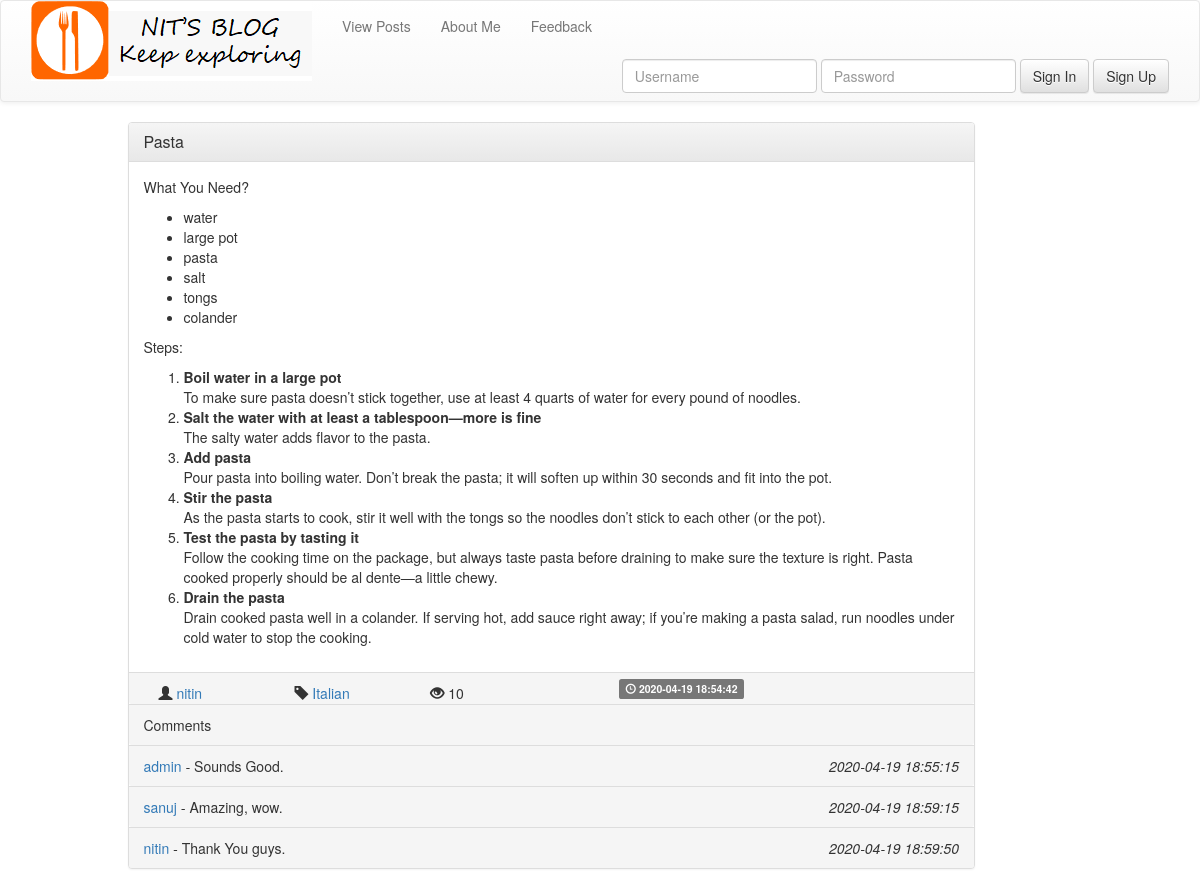
The page /posts/post.php?id=21 on the database its author committed.
### tables this page shows
CREATE TABLE `posts` (
  `postID` int(11) NOT NULL,
  `postTitle` varchar(200) NOT NULL,
  `postDesc` varchar(10000) NOT NULL,
  `postTime` timestamp NOT NULL DEFAULT current_timestamp() ON UPDATE current_timestamp(),
  `postTag` varchar(40) NOT NULL,
  `postAuthor` varchar(40) NOT NULL
);

CREATE TABLE `user_post` (
  `postAuthor` varchar(40) NOT NULL,
  `postID` int(11) NOT NULL,
  `postLikes` int(11) NOT NULL DEFAULT 0,
  `postDisLikes` int(11) NOT NULL,
  `postComments` int(11) NOT NULL DEFAULT 0,
  `postViews` int(11) NOT NULL DEFAULT 0
);

CREATE TABLE `comments` (
  `postID` int(11) NOT NULL,
  `commentID` int(11) NOT NULL,
  `commentDesc` varchar(500) NOT NULL,
  `commentAuthor` varchar(500) NOT NULL,
  `commentTime` timestamp NOT NULL DEFAULT current_timestamp() ON UPDATE current_timestamp()
);

### include/url_posts.php (called while the page is built, shortened)
<?php
$index_url='../index.php';
$posts_url='posts.php';
$top_posts_url='../posts/topposts.php';
$login_url='../users/login.php';
$register_url='../users/register.php';
$contact_us_url='../users/contact_us.php';
include("../include/navbar.php");
include("../include/bootstrap_cdn.php");
?>

### include/algos.php (called while the page is built, shortened)
<?php
function increament_views($id , $author) {
  include("../db/dbconnect.php");
  $query="SELECT *
          FROM user_post
          WHERE postID='$id'
          ";
  $result=mysqli_query($conn , $query);
  if($result==true) {
      if(mysqli_num_rows($result) == 1) {
          while($row = mysqli_fetch_assoc($result)) {
              $views=$row['postViews'];
              $views = $views + 1;
              $query="UPDATE user_post
                      SET postViews='$views'
                      WHERE postID='$id'
                      ";
              $res=mysqli_query($conn , $query);
              return $row['postViews'];
          }
      }
  } else {
      echo "Failed to load views";
  }
}
return 0;
?>

### include/frame_comment.php (the view)
<div class="panel-footer">
      <span>
            <a href=<?php echo "../users/profile.php?user=".$comment['commentAuthor'];?> >
                <?php echo $comment['commentAuthor']; ?>
            </a>
            <i>-</i>
              <?php echo $comment['commentDesc']; ?>
      </span>
      <span>
          <span class="pull-right"><i><?php echo $comment['commentTime']; ?></i></span>
      </span>
</div>

### include/navbar.php (shortened to what this page needs)
<nav class="navbar navbar-default">
  <div class="container-fluid">
    <div class="navbar-header">
	  <a class="collapse navbar-collapse" href= <?php echo "$index_url" ?> ><img src="img/logo.png" alt="logo"> </a>
    </div>
    <div class="collapse navbar-collapse" id="bs-example-navbar-collapse-1">
      <ul class="nav navbar-nav">
        <li><a href=<?php echo $posts_url; ?> >
         View Posts
        </a></li>
		<li><a href=<?php echo $top_posts_url; ?>  >About Me</a></li>
        <li><a href=<?php echo $contact_us_url; ?>  >Feedback</a></li>
      </ul>
      <ul class="nav navbar-nav navbar-right">
       <?php
            if(!isset($_SESSION['username'])) {
                include("loginform.php");
              }
            else {
                include("userdetail.php");
              }
       ?>
      </ul>
    </div>
  </div>
</nav>

### include/loginform.php
<form class="navbar-form navbar-left" action=<?php echo $login_url; ?> method="POST">
        <div class="form-group">
          	<input type="text" class="form-control" placeholder="Username" name="username">
        </div>
        <div class="form-group">
          	<input type="password" class="form-control" placeholder="Password" name="password">
        </div>
        <button type="submit" class="btn btn-default" name="submit">Sign In</button>
        <a href=<?php echo $register_url; ?> class="btn btn-default">Sign Up</a>
 </form>

### include/bootstrap_cdn.php (shortened to what this page needs)
<html>
<head>
<link rel="stylesheet" href="https://maxcdn.bootstrapcdn.com/bootstrap/3.3.5/css/bootstrap.min.css">
<link rel="stylesheet" href="https://maxcdn.bootstrapcdn.com/bootstrap/3.3.5/css/bootstrap-theme.min.css">
</head>
</html>

### posts/post.php (shortened to what this page needs)
<?php
include("../include/url_posts.php");
include_once("../include/algos.php");
	if(isset($_REQUEST['id'])) {
		$id=$_REQUEST['id'];
		$query="SELECT * FROM posts WHERE postID='$id'";
		$result=mysqli_query($conn , $query);
		if($post=mysqli_fetch_assoc($result)) {
				$id=$post['postID'];
				$title=$post['postTitle'];
				$desc=$post['postDesc'];
				$tags=$post['postTag'];
				$author=$post['postAuthor'];
				$time=$post['postTime'];
				$views=increament_views($id, $author);
				include("../include/frame_post.php");
		}
	}
?>

### include/frame_post.php (shortened to what this page needs)
<?php
	include_once("bootstrap_cdn.php");
?>
<div class="container">
		<div class="row">
			<div class="col-md-9 col-md-offset-1">
			<div class="panel panel-default">
		  		<div class="panel-heading">
		    		<h3 class="panel-title">
		    			<a href=<?php echo "post.php?id="; echo $id; ?> ><?php echo $title; ?></a>
		    		</h3>
		  		</div>
		  		<div class="panel-body">
						<?php
							echo $desc;
		    		?>
		  		</div>
		  		<div class="panel-footer">
						<span class="col-sm-2">
				  			<span class="glyphicon glyphicon-user" aria-hidden="true"></span>
				  			<a href=<?php echo "../users/profile.php?user="; echo $author; ?> >
										<?php echo $author?>
				  			</a>
					</span>
					<span class="col-sm-2">
							<span class="glyphicon glyphicon-tag" aria-hidden="true"></span>
			  			<a href=<?php echo "post.php?tags="; echo $tags; ?> >
									<?php echo $tags;?>
			  			</a>
					</span>
						<span class="col-sm-3">
							<?php
								 if(isset($views)) {
									 echo "<span class='glyphicon glyphicon-eye-open' aria-hidden='true'></span>"." ".$views;
								 }
							?>
						</span>
		  			<span class="label label-default">
							<span class="glyphicon glyphicon-time" aria-hidden="true"></span> <?php echo $time ?>
						</span>
		  		</div>
			<?php
					if(isset($_REQUEST['id'])) {
							include("../posts/comments.php");
					}
			?>
			</div>
		</div>
		</div>
</div>

### posts/comments.php
<?php
      $query="SELECT * FROM comments WHERE postID='$id'  ";
      $result=mysqli_query($conn , $query);
      if($result) {
        echo "
        <div class='panel-footer'>
        Comments
        </div>
        ";
          if(mysqli_num_rows($result) > 0) {
            while($comment=mysqli_fetch_assoc($result)) {
                include("../include/frame_comment.php");
            }
          }
      } else {
        echo "Query failed";
      }
?>

### rows shown on the page
posts: postTitle "Pasta", postDesc "What You Need? water large pot pasta salt tongs colander Steps: Boil water in a large pot To make sure pasta doesn’t stick together, use at least 4 quarts of water for every pound of noodles. Salt the water with at least a tablespoon—more is fine The salty water adds flavor to the pasta. Add pasta Pour pasta into boiling water. Don’t break the pasta; it will soften up within 30 seconds and fit into the pot. Stir the pasta As the pasta starts to cook, stir it well with the tongs so the noodles don’t stick to each other (or the pot). Test the pasta by tasting it Follow the cooking time on the package, but always taste pasta before draining to make sure the texture is right. Pasta cooked…", postAuthor "nitin", postTag "Italian", views "10", postTime "2020-04-19 18:54:42"
comments: commentAuthor "admin", commentDesc "Sounds Good.", commentTime "2020-04-19 18:55:15"
comments: commentAuthor "sanuj", commentDesc "Amazing, wow.", commentTime "2020-04-19 18:59:15"
comments: commentAuthor "nitin", commentDesc "Thank You guys.", commentTime "2020-04-19 18:59:50"
